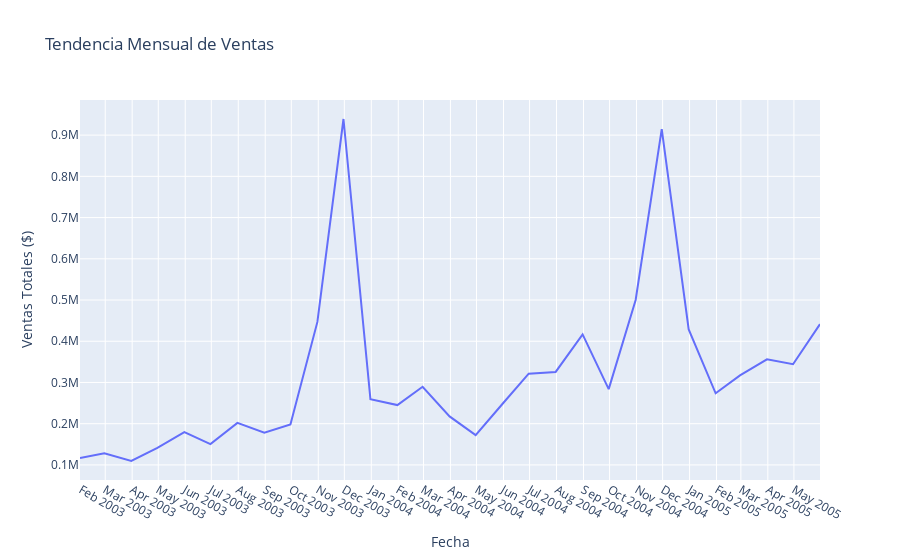

This figure's notebook cell:
### Markdown cell above
## 3. Tendencia Mensual de Ventas

### Code cell
# Agrupar por mes
df_monthly = df.resample('ME', on='orderdate')['sales_amount'].sum().reset_index()

# Gráfico interactivo
fig = px.line(df_monthly, x='orderdate', y='sales_amount', title='Tendencia Mensual de Ventas', labels={'sales_amount': 'Ventas Totales ($)', 'orderdate': 'Fecha'})
fig.update_xaxes(dtick='M1', tickformat='%b %Y')
fig.show()

### Figure 1 — Plotly figure (JSON) as saved in the notebook; plotly's stock layout.template omitted (floating-point values rounded to 4 significant figures)
{"data": [{"hovertemplate": "Fecha=%{x}<br>Ventas Totales ($)=%{y}<extra></extra>", "legendgroup": "", "line": {"color": "#636efa", "dash": "solid"}, "marker": {"symbol": "circle"}, "mode": "lines", "name": "", "orientation": "v", "showlegend": false, "type": "scatter", "x": ["2003-01-31T00:00:00", "2003-02-28T00:00:00", "2003-03-31T00:00:00", "2003-04-30T00:00:00", "2003-05-31T00:00:00", "2003-06-30T00:00:00", "2003-07-31T00:00:00", "2003-08-31T00:00:00", "2003-09-30T00:00:00", "2003-10-31T00:00:00", "2003-11-30T00:00:00", "2003-12-31T00:00:00", "2004-01-31T00:00:00", "2004-02-29T00:00:00", "2004-03-31T00:00:00", "2004-04-30T00:00:00", "2004-05-31T00:00:00", "2004-06-30T00:00:00", "2004-07-31T00:00:00", "2004-08-31T00:00:00", "2004-09-30T00:00:00", "2004-10-31T00:00:00", "2004-11-30T00:00:00", "2004-12-31T00:00:00", "2005-01-31T00:00:00", "2005-02-28T00:00:00", "2005-03-31T00:00:00", "2005-04-30T00:00:00", "2005-05-31T00:00:00"], "xaxis": "x", "y": [116700.0, 128400.0, 109500.0, 141500.0, 179400.0, 150500.0, 201900.0, 178300.0, 198300.0, 446900.0, 939100.0, 259500.0, 245200.0, 289500.0, 217700.0, 172400.0, 248300.0, 321300.0, 325600.0, 416700.0, 283800.0, 500200.0, 914500.0, 428800.0, 273800.0, 317200.0, 356200.0, 344200.0, 441500.0], "yaxis": "y"}], "layout": {"legend": {"tracegroupgap": 0}, "title": {"text": "Tendencia Mensual de Ventas"}, "xaxis": {"anchor": "y", "domain": [0, 1], "dtick": "M1", "tickformat": "%b %Y", "title": {"text": "Fecha"}}, "yaxis": {"anchor": "x", "domain": [0, 1], "title": {"text": "Ventas Totales ($)"}}}}
